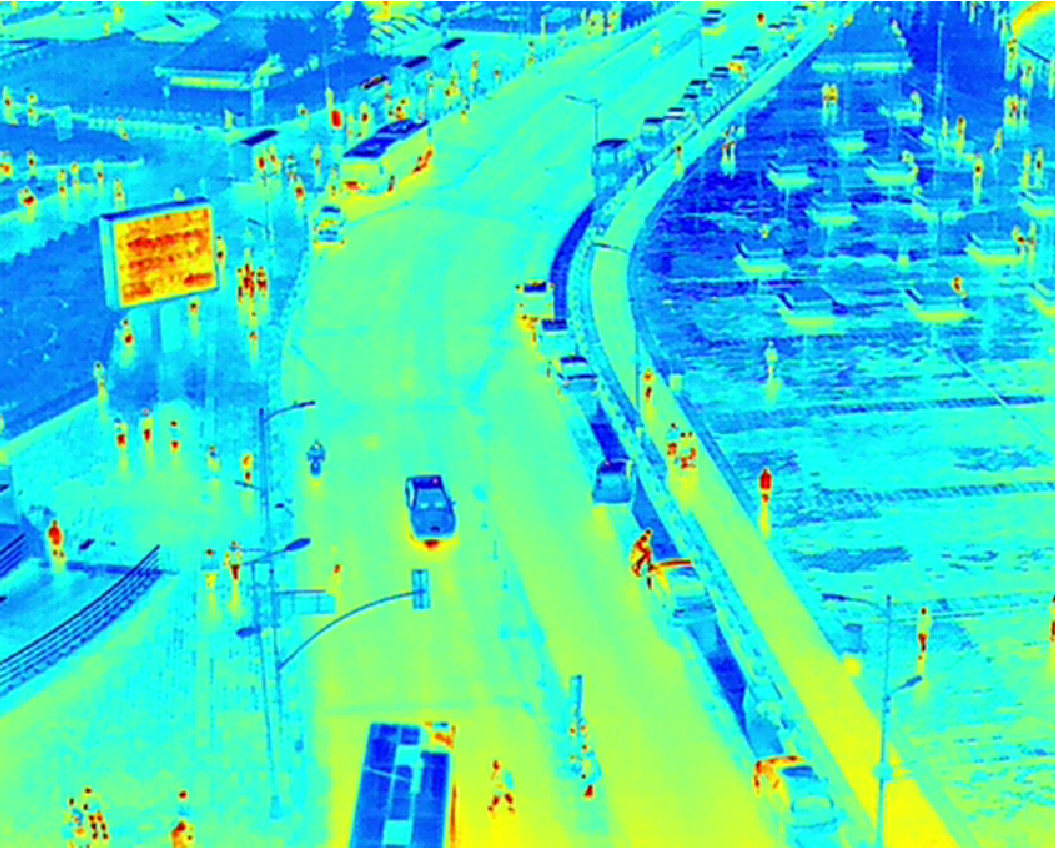
#> input picture SkyData MATLAB Results/0018_T0.png, 1055 x 848 px
$ python ssim.py
#> lines starting #> are read from the running program, lines starting #| are printed output that depends on the picture; after the words box and inside, x2 and y2 are one past the last pixel; in counts of white or black regions, pixels touching at a corner belong together; long printed decimals are rounded
from skimage.metrics import structural_similarity
import cv2
import numpy as np

before = cv2.imread('SkyData MATLAB Results/0018_T0.png')
#> before is the input picture: shape (848, 1055, 3); mean B, G, R 195.5, 218.8, 67.4
after = cv2.imread('SkyData MATLAB Results/0018_W0.png')
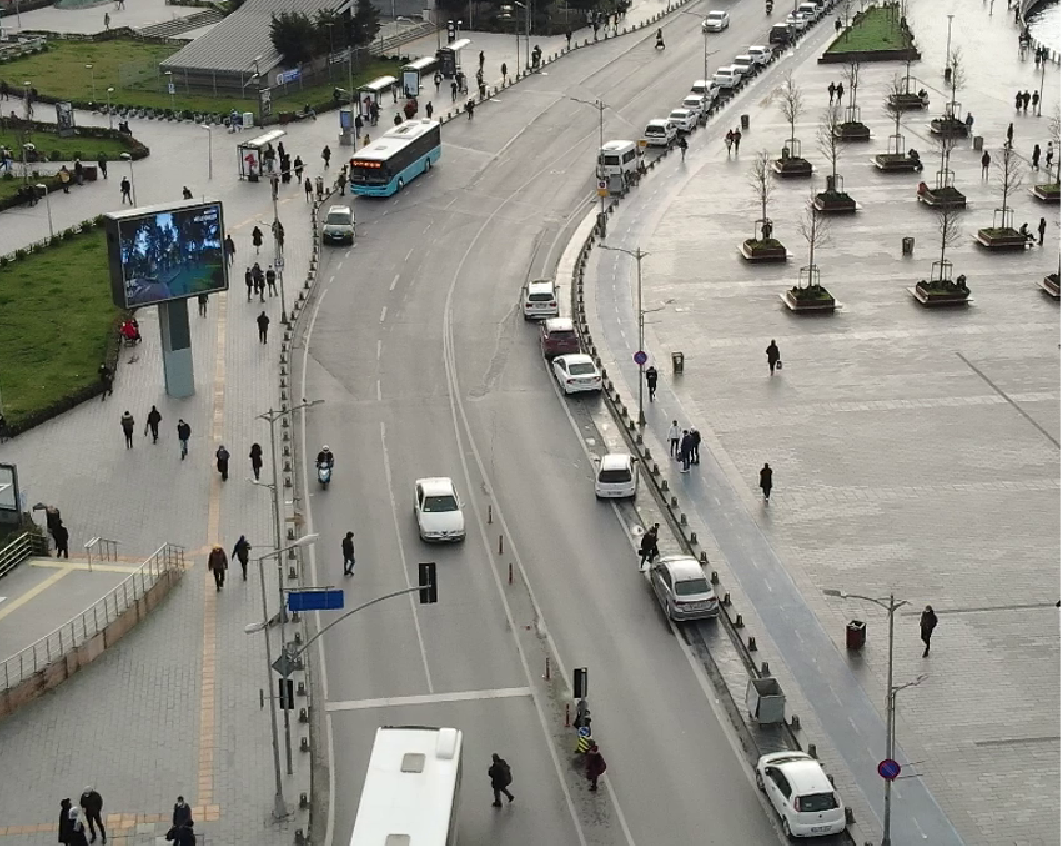
#> input picture SkyData MATLAB Results/0018_W0.png, 1061 x 846 px
#> after is the input picture: shape (846, 1061, 3); mean B, G, R 134.8, 143, 144.3

# Convert images to grayscale
before_gray = cv2.cvtColor(before, cv2.COLOR_BGR2GRAY)
after_gray = cv2.cvtColor(after, cv2.COLOR_BGR2GRAY)

before_gray = cv2.resize(before_gray, (2048, 2048))
#> before_gray: shape (2048, 2048)
after_gray = cv2.resize(after_gray, (2048, 2048))
#> after_gray: shape (2048, 2048)

# Compute SSIM between two images
(score, diff) = structural_similarity(before_gray, after_gray, full=True)
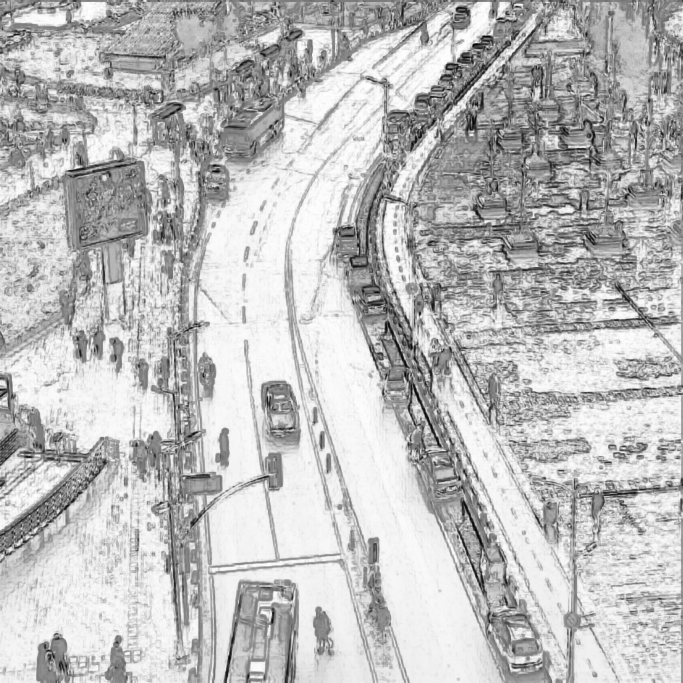
#> diff: shape (2048, 2048) float64 (shown at 1/3 size); min -0.933, max 0.997, mean 0.499; drawn with min black and max white
#> score = 0.5
print("Image similarity", score)
#| Image similarity 0.4998

# The diff image contains the actual image differences between the two images
# and is represented as a floating point data type in the range [0,1]
# so we must convert the array to 8-bit unsigned integers in the range
# [0,255] before we can use it with OpenCV
diff = (diff * 255).astype("uint8")

# Threshold the difference image, followed by finding contours to
# obtain the regions of the two input images that differ
thresh = cv2.threshold(diff, 0, 255, cv2.THRESH_BINARY_INV | cv2.THRESH_OTSU)[1]
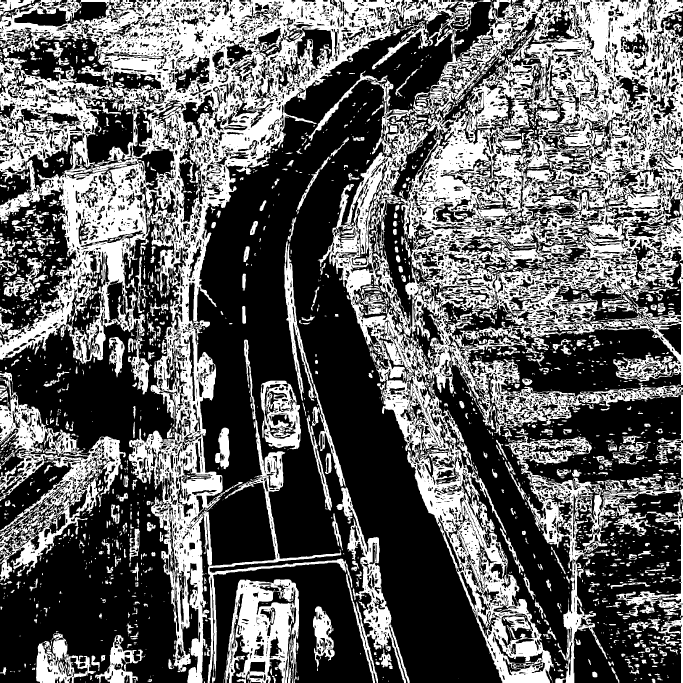
#> thresh: shape (2048, 2048) (shown at 1/3 size); 38% white; 3754 white regions (2310 under 20 px)
contours = cv2.findContours(thresh.copy(), cv2.RETR_EXTERNAL, cv2.CHAIN_APPROX_SIMPLE)
#> contours = 1825 contours, 1201 with area under 20; largest, box (x1, y1, x2, y2) and area: (0, 0, 2048, 2048) 2089712, (0, 1116, 377, 1744) 74549, (674, 1738, 897, 2048) 48247, (1009, 1462, 1229, 2048) 26988, (782, 1142, 903, 1348) 19644
contours = contours[0] if len(contours) == 2 else contours[1]

mask = np.zeros(before.shape, dtype='uint8')
filled_after = after.copy()

for c in contours:
    area = cv2.contourArea(c)
    if area > 40:
        x,y,w,h = cv2.boundingRect(c)
        cv2.rectangle(before, (x, y), (x + w, y + h), (36,255,12), 2)
        cv2.rectangle(after, (x, y), (x + w, y + h), (36,255,12), 2)
        cv2.drawContours(mask, [c], 0, (0,255,0), -1)
        cv2.drawContours(filled_after, [c], 0, (0,255,0), -1)
#> this loop made 1825 passes
#> (area, x, y, w, h) on passes 9, 11, 16, 23, 28, 31, 33, 36, 41, 42, 47, 51: (51, 443, 2037, 13, 9), (85.5, 1955, 2036, 11, 12), (43.5, 1971, 2034, 17, 7), (79, 816, 2027, 12, 21), (43, 270, 2026, 6, 14), (84.5, 1846, 2022, 12, 26), (41, 1944, 2021, 10, 7), (193, 1777, 2015, 15, 17), (134, 1893, 2009, 25, 15), (48.5, 1672, 2006, 18, 9), (63, 810, 2005, 6, 21), (148.5, 0, 2002, 19, 23)
#> area on passes 22, 32, 34, 50, 55: 24, 36, 40, 32.5, 40
#> after: shape (846, 1061, 3); 3.07% of pixels changed, all inside (x1, y1, x2, y2) = (0, 0, 1061, 846)
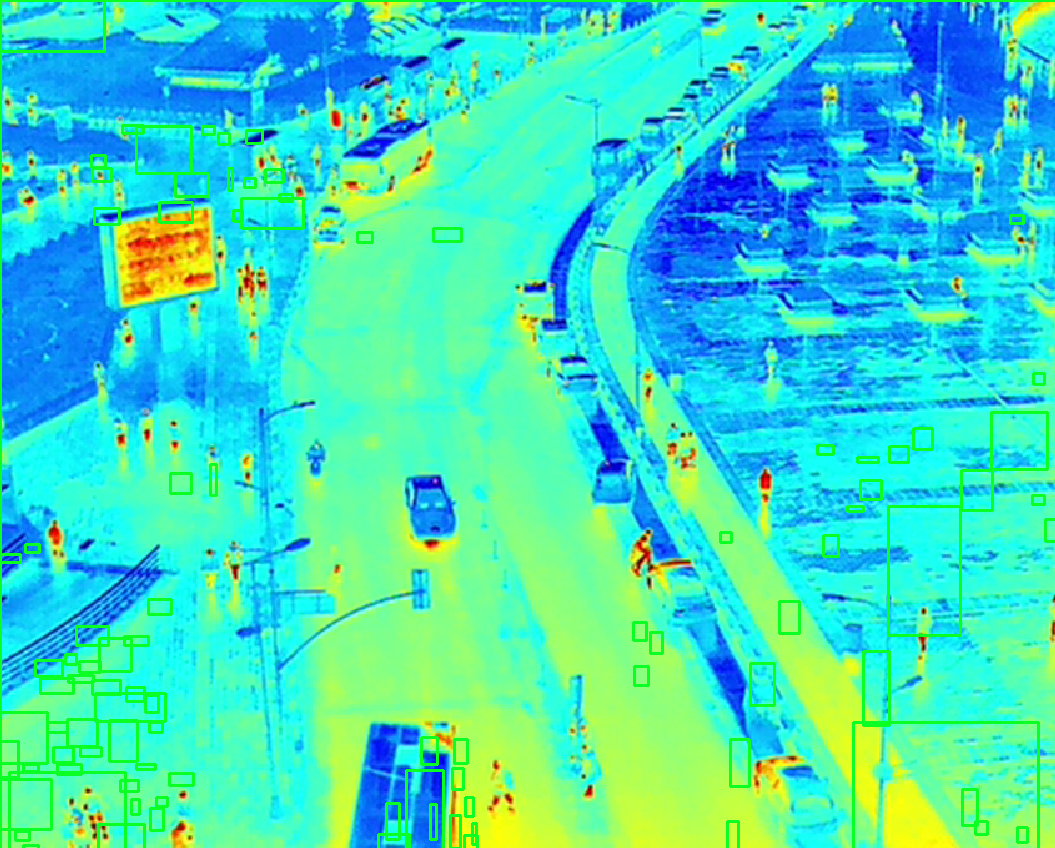
#> before: shape (848, 1055, 3); 3.08% of pixels changed, all inside (x1, y1, x2, y2) = (0, 0, 1055, 848)
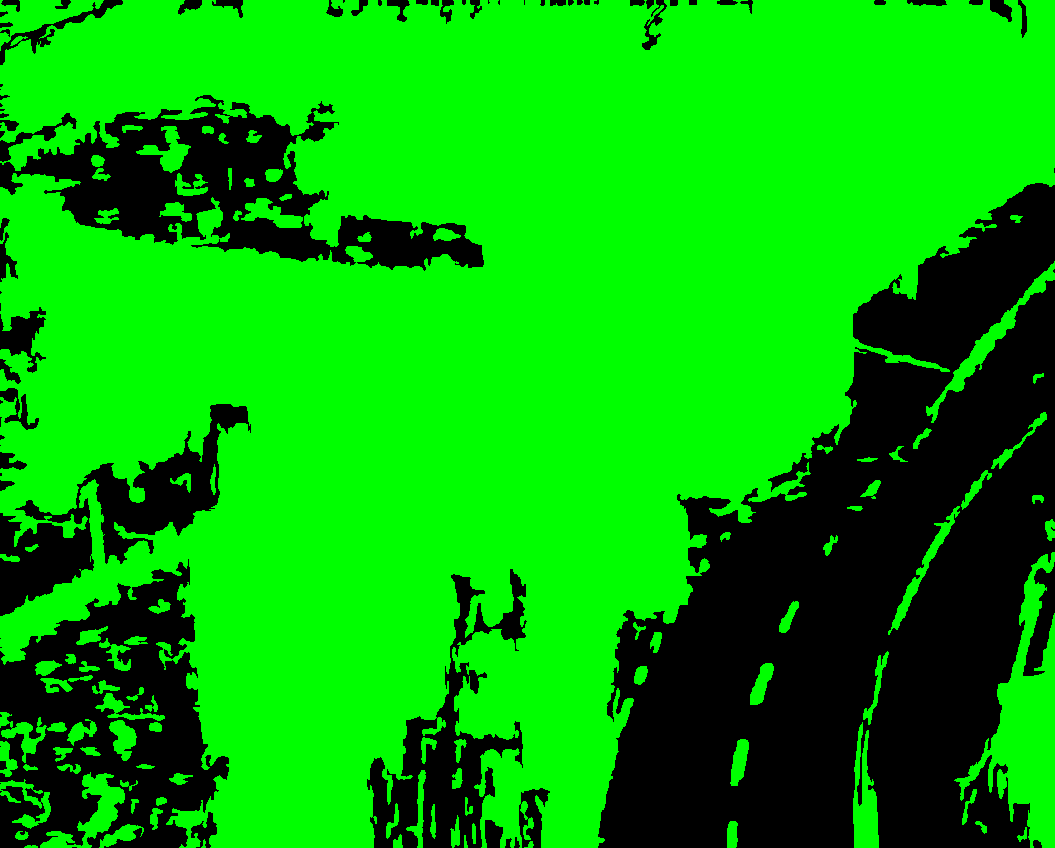
#> mask: shape (848, 1055, 3); mean B, G, R 0, 173.6, 0

cv2.imshow('before', before)
cv2.imshow('after', after)
cv2.imshow('diff',diff)
cv2.imshow('mask',mask)
cv2.imshow('filled after',filled_after)
cv2.waitKey(0)
